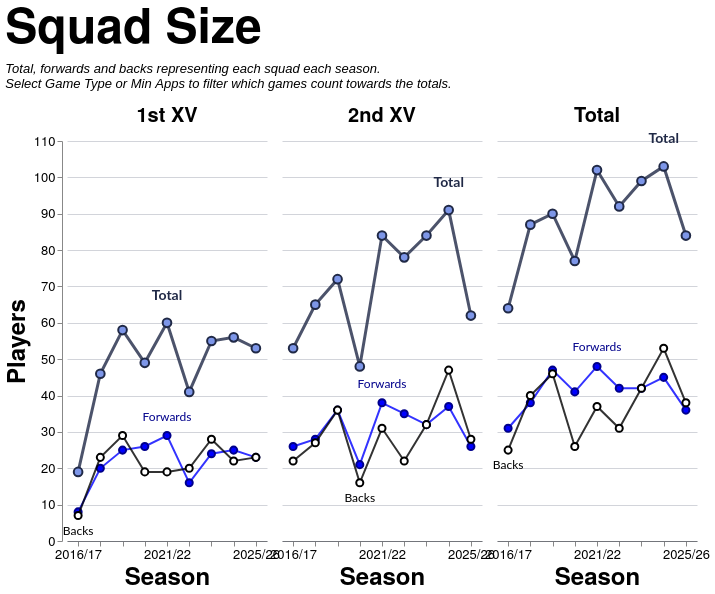

The Vega-Lite source for this figure:
### Vega-Lite specification from a JSON file in a GitHub repository (floating-point values rounded to 4 significant figures)
{"config": {"axis": {"labelFont": "PT Sans Narrow, Helvetica Neue, Helvetica, Arial, sans-serif", "titleFont": "PT Sans Narrow, Helvetica Neue, Helvetica, Arial, sans-serif", "labelFontSize": 13, "titleFontSize": 24, "gridColor": "#202947", "gridOpacity": 0.2, "zindex": 1}, "text": {"font": "Lato, sans-serif"}, "bar": {"cornerRadiusEnd": 5}, "header": {"labelFont": "PT Sans Narrow, Helvetica Neue, Helvetica, Arial, sans-serif", "titleFont": "PT Sans Narrow, Helvetica Neue, Helvetica, Arial, sans-serif", "labelFontSize": 24, "titleFontSize": 28, "labelFontWeight": "bold", "orient": "left"}, "legend": {"labelFont": "PT Sans Narrow, Helvetica Neue, Helvetica, Arial, sans-serif", "titleFont": "PT Sans Narrow, Helvetica Neue, Helvetica, Arial, sans-serif", "labelFontSize": 14, "titleFontSize": 16, "titlePadding": 5, "fillColor": "white", "strokeColor": "black", "padding": 10, "titleFontWeight": "lighter", "titleFontStyle": "italic", "titleColor": "gray", "offset": 10}, "title": {"font": "PT Sans Narrow, Helvetica Neue, Helvetica, Arial, sans-serif", "fontSize": 48, "fontWeight": "bold", "anchor": "start", "align": "center", "titlePadding": 20, "subtitlePadding": 10, "subtitleFontSize": 13, "subtitleColor": "", "subtitleFontStyle": "italic", "offset": 15, "color": "black"}, "axisX": {"labelAngle": 0}, "facet": {"title": null, "header": null, "align": {"row": "each", "column": "each"}}, "resolve": {"scale": {"y": "independent", "facet": "independent"}}, "background": "transparent", "scale": {"offsetBandPaddingOuter": 0.2, "offsetBandPaddingInner": 0.1}, "view": {"stroke": null, "background": "transparent"}}, "data": {"name": "data-58630023fdda22d0fd845cdcc22e986f"}, "facet": {"column": {"field": "squad", "header": {"labelExpr": "datum.value == 'Total' ? 'Total' : datum.value + ' XV'", "labelFontSize": 20, "labelPadding": 6}, "sort": ["1st", "2nd", "Total"], "title": null, "type": "nominal"}}, "spec": {"layer": [{"mark": {"type": "line", "color": "#202946", "opacity": 0.8, "point": {"filled": true, "color": "#7d96e8", "stroke": "#202946", "size": 75, "strokeWidth": 2}, "strokeWidth": 3}, "encoding": {"detail": [{"field": "unit", "type": "nominal"}], "tooltip": [{"field": "season", "title": "Season", "type": "ordinal"}, {"field": "squad", "title": "Squad", "type": "nominal"}, {"field": "unit", "title": "Unit", "type": "nominal"}, {"field": "players", "title": "Players", "type": "quantitative"}], "x": {"axis": {"labelAngle": 0, "labelOverlap": "parity"}, "field": "season", "sort": "ascending", "title": "Season", "type": "ordinal"}, "y": {"axis": {"tickMinStep": 1}, "field": "players", "scale": {"zero": true}, "title": "Players", "type": "quantitative"}}, "transform": [{"filter": "(datum.unit === 'Total')"}]}, {"mark": {"type": "line", "color": "blue", "opacity": 0.8, "point": {"filled": true, "color": "blue", "stroke": "darkblue", "size": 50, "strokeWidth": 2}, "strokeWidth": 2}, "encoding": {"detail": [{"field": "unit", "type": "nominal"}], "tooltip": [{"field": "season", "title": "Season", "type": "ordinal"}, {"field": "squad", "title": "Squad", "type": "nominal"}, {"field": "unit", "title": "Unit", "type": "nominal"}, {"field": "players", "title": "Players", "type": "quantitative"}], "x": {"axis": {"labelAngle": 0, "labelOverlap": "parity"}, "field": "season", "sort": "ascending", "title": "Season", "type": "ordinal"}, "y": {"axis": {"tickMinStep": 1}, "field": "players", "scale": {"zero": true}, "title": "Players", "type": "quantitative"}}, "transform": [{"filter": "(datum.unit === 'Forwards')"}]}, {"mark": {"type": "line", "color": "black", "opacity": 0.8, "point": {"filled": true, "color": "white", "stroke": "black", "size": 50, "strokeWidth": 2}, "strokeWidth": 2}, "encoding": {"detail": [{"field": "unit", "type": "nominal"}], "tooltip": [{"field": "season", "title": "Season", "type": "ordinal"}, {"field": "squad", "title": "Squad", "type": "nominal"}, {"field": "unit", "title": "Unit", "type": "nominal"}, {"field": "players", "title": "Players", "type": "quantitative"}], "x": {"axis": {"labelAngle": 0, "labelOverlap": "parity"}, "field": "season", "sort": "ascending", "title": "Season", "type": "ordinal"}, "y": {"axis": {"tickMinStep": 1}, "field": "players", "scale": {"zero": true}, "title": "Players", "type": "quantitative"}}, "transform": [{"filter": "(datum.unit === 'Backs')"}]}, {"mark": {"type": "text", "align": "center", "baseline": "bottom", "color": "#202946", "dx": 0, "dy": -20, "fontSize": 14, "fontWeight": "bold"}, "encoding": {"detail": [{"field": "unit", "type": "nominal"}], "text": {"value": "Total"}, "tooltip": [{"field": "season", "title": "Season", "type": "ordinal"}, {"field": "squad", "title": "Squad", "type": "nominal"}, {"field": "unit", "title": "Unit", "type": "nominal"}, {"field": "players", "title": "Players", "type": "quantitative"}], "x": {"field": "season", "type": "ordinal"}, "y": {"field": "players", "type": "quantitative"}}, "transform": [{"filter": "(datum.unit === 'Total')"}, {"calculate": "toNumber(split(datum.season, '/')[0])", "as": "season_order"}, {"joinaggregate": [{"op": "max", "field": "players", "as": "max_value"}, {"op": "min", "field": "players", "as": "min_value"}], "groupby": ["squad"]}, {"filter": "datum.players > 0"}, {"filter": "datum.players == datum.max_value"}, {"window": [{"op": "row_number", "field": "", "as": "rank"}], "groupby": ["squad"], "sort": [{"field": "season_order", "order": "descending"}]}, {"filter": "datum.rank == 1"}]}, {"mark": {"type": "text", "align": "center", "baseline": "bottom", "color": "darkblue", "dx": 0, "dy": -12, "fontSize": 12, "fontWeight": "normal"}, "encoding": {"detail": [{"field": "unit", "type": "nominal"}], "text": {"value": "Forwards"}, "tooltip": [{"field": "season", "title": "Season", "type": "ordinal"}, {"field": "squad", "title": "Squad", "type": "nominal"}, {"field": "unit", "title": "Unit", "type": "nominal"}, {"field": "players", "title": "Players", "type": "quantitative"}], "x": {"field": "season", "type": "ordinal"}, "y": {"field": "players", "type": "quantitative"}}, "transform": [{"filter": "(datum.unit === 'Forwards')"}, {"calculate": "toNumber(split(datum.season, '/')[0])", "as": "season_order"}, {"joinaggregate": [{"op": "max", "field": "players", "as": "max_value"}, {"op": "min", "field": "players", "as": "min_value"}], "groupby": ["squad"]}, {"filter": "datum.players > 0"}, {"filter": "datum.players == datum.max_value"}, {"window": [{"op": "row_number", "field": "", "as": "rank"}], "groupby": ["squad"], "sort": [{"field": "season_order", "order": "descending"}]}, {"filter": "datum.rank == 1"}]}, {"mark": {"type": "text", "align": "center", "baseline": "top", "color": "black", "dx": 0, "dy": 10, "fontSize": 12, "fontWeight": "normal"}, "encoding": {"detail": [{"field": "unit", "type": "nominal"}], "text": {"value": "Backs"}, "tooltip": [{"field": "season", "title": "Season", "type": "ordinal"}, {"field": "squad", "title": "Squad", "type": "nominal"}, {"field": "unit", "title": "Unit", "type": "nominal"}, {"field": "players", "title": "Players", "type": "quantitative"}], "x": {"field": "season", "type": "ordinal"}, "y": {"field": "players", "type": "quantitative"}}, "transform": [{"filter": "(datum.unit === 'Backs')"}, {"calculate": "toNumber(split(datum.season, '/')[0])", "as": "season_order"}, {"joinaggregate": [{"op": "max", "field": "players", "as": "max_value"}, {"op": "min", "field": "players", "as": "min_value"}], "groupby": ["squad"]}, {"filter": "datum.players > 0"}, {"filter": "datum.players == datum.min_value"}, {"window": [{"op": "row_number", "field": "", "as": "rank"}], "groupby": ["squad"], "sort": [{"field": "season_order", "order": "descending"}]}, {"filter": "datum.rank == 1"}]}, {"mark": {"type": "point", "color": "#7d96e8", "filled": true, "size": 250, "stroke": "#202946", "strokeWidth": 3}, "encoding": {"detail": [{"field": "unit", "type": "nominal"}], "tooltip": [{"field": "season", "title": "Season", "type": "ordinal"}, {"field": "squad", "title": "Squad", "type": "nominal"}, {"field": "unit", "title": "Unit", "type": "nominal"}, {"field": "players", "title": "Players", "type": "quantitative"}], "x": {"axis": {"labelAngle": 0, "labelOverlap": "parity"}, "field": "season", "sort": "ascending", "title": "Season", "type": "ordinal"}, "y": {"axis": {"tickMinStep": 1}, "field": "players", "scale": {"zero": true}, "title": "Players", "type": "quantitative"}}, "transform": [{"filter": "datum.unit === 'Total' && datum.isSelected"}]}, {"mark": {"type": "point", "color": "blue", "filled": true, "size": 180, "stroke": "darkblue", "strokeWidth": 3}, "encoding": {"detail": [{"field": "unit", "type": "nominal"}], "tooltip": [{"field": "season", "title": "Season", "type": "ordinal"}, {"field": "squad", "title": "Squad", "type": "nominal"}, {"field": "unit", "title": "Unit", "type": "nominal"}, {"field": "players", "title": "Players", "type": "quantitative"}], "x": {"axis": {"labelAngle": 0, "labelOverlap": "parity"}, "field": "season", "sort": "ascending", "title": "Season", "type": "ordinal"}, "y": {"axis": {"tickMinStep": 1}, "field": "players", "scale": {"zero": true}, "title": "Players", "type": "quantitative"}}, "transform": [{"filter": "datum.unit === 'Forwards' && datum.isSelected"}]}, {"mark": {"type": "point", "color": "white", "filled": true, "size": 180, "stroke": "black", "strokeWidth": 3}, "encoding": {"detail": [{"field": "unit", "type": "nominal"}], "tooltip": [{"field": "season", "title": "Season", "type": "ordinal"}, {"field": "squad", "title": "Squad", "type": "nominal"}, {"field": "unit", "title": "Unit", "type": "nominal"}, {"field": "players", "title": "Players", "type": "quantitative"}], "x": {"axis": {"labelAngle": 0, "labelOverlap": "parity"}, "field": "season", "sort": "ascending", "title": "Season", "type": "ordinal"}, "y": {"axis": {"tickMinStep": 1}, "field": "players", "scale": {"zero": true}, "title": "Players", "type": "quantitative"}}, "transform": [{"filter": "datum.unit === 'Backs' && datum.isSelected"}]}], "height": 400, "width": 200}, "spacing": 10, "title": {"text": "Squad Size", "subtitle": ["Total, forwards and backs representing each squad each season.", "Select Game Type or Min Apps to filter which games count towards the totals."]}, "$schema": "https://vega.github.io/schema/vega-lite/v5.20.1.json", "datasets": {"data-58630023fdda22d0fd845cdcc22e986f": [{"season": "2016/17", "squad": "1st", "unit": "Backs", "players": 7}, {"season": "2016/17", "squad": "1st", "unit": "Forwards", "players": 8}, {"season": "2016/17", "squad": "1st", "unit": "Total", "players": 19}, {"season": "2016/17", "squad": "2nd", "unit": "Backs", "players": 22}, {"season": "2016/17", "squad": "2nd", "unit": "Forwards", "players": 26}, {"season": "2016/17", "squad": "2nd", "unit": "Total", "players": 53}, {"season": "2016/17", "squad": "Total", "unit": "Backs", "players": 25}, {"season": "2016/17", "squad": "Total", "unit": "Forwards", "players": 31}, {"season": "2016/17", "squad": "Total", "unit": "Total", "players": 64}, {"season": "2017/18", "squad": "1st", "unit": "Backs", "players": 23}, {"season": "2017/18", "squad": "1st", "unit": "Forwards", "players": 20}, {"season": "2017/18", "squad": "1st", "unit": "Total", "players": 46}, {"season": "2017/18", "squad": "2nd", "unit": "Backs", "players": 27}, {"season": "2017/18", "squad": "2nd", "unit": "Forwards", "players": 28}, {"season": "2017/18", "squad": "2nd", "unit": "Total", "players": 65}, {"season": "2017/18", "squad": "Total", "unit": "Backs", "players": 40}, {"season": "2017/18", "squad": "Total", "unit": "Forwards", "players": 38}, {"season": "2017/18", "squad": "Total", "unit": "Total", "players": 87}, {"season": "2018/19", "squad": "1st", "unit": "Backs", "players": 29}, {"season": "2018/19", "squad": "1st", "unit": "Forwards", "players": 25}, {"season": "2018/19", "squad": "1st", "unit": "Total", "players": 58}, {"season": "2018/19", "squad": "2nd", "unit": "Backs", "players": 36}, {"season": "2018/19", "squad": "2nd", "unit": "Forwards", "players": 36}, {"season": "2018/19", "squad": "2nd", "unit": "Total", "players": 72}, {"season": "2018/19", "squad": "Total", "unit": "Backs", "players": 46}, {"season": "2018/19", "squad": "Total", "unit": "Forwards", "players": 47}, {"season": "2018/19", "squad": "Total", "unit": "Total", "players": 90}, {"season": "2019/20", "squad": "1st", "unit": "Backs", "players": 19}, {"season": "2019/20", "squad": "1st", "unit": "Forwards", "players": 26}, {"season": "2019/20", "squad": "1st", "unit": "Total", "players": 49}, {"season": "2019/20", "squad": "2nd", "unit": "Backs", "players": 16}, {"season": "2019/20", "squad": "2nd", "unit": "Forwards", "players": 21}, {"season": "2019/20", "squad": "2nd", "unit": "Total", "players": 48}, {"season": "2019/20", "squad": "Total", "unit": "Backs", "players": 26}, {"season": "2019/20", "squad": "Total", "unit": "Forwards", "players": 41}, {"season": "2019/20", "squad": "Total", "unit": "Total", "players": 77}, {"season": "2021/22", "squad": "1st", "unit": "Backs", "players": 19}, {"season": "2021/22", "squad": "1st", "unit": "Forwards", "players": 29}, {"season": "2021/22", "squad": "1st", "unit": "Total", "players": 60}, {"season": "2021/22", "squad": "2nd", "unit": "Backs", "players": 31}, {"season": "2021/22", "squad": "2nd", "unit": "Forwards", "players": 38}, {"season": "2021/22", "squad": "2nd", "unit": "Total", "players": 84}, {"season": "2021/22", "squad": "Total", "unit": "Backs", "players": 37}, {"season": "2021/22", "squad": "Total", "unit": "Forwards", "players": 48}, {"season": "2021/22", "squad": "Total", "unit": "Total", "players": 102}, {"season": "2022/23", "squad": "1st", "unit": "Backs", "players": 20}, {"season": "2022/23", "squad": "1st", "unit": "Forwards", "players": 16}, {"season": "2022/23", "squad": "1st", "unit": "Total", "players": 41}, {"season": "2022/23", "squad": "2nd", "unit": "Backs", "players": 22}, {"season": "2022/23", "squad": "2nd", "unit": "Forwards", "players": 35}, {"season": "2022/23", "squad": "2nd", "unit": "Total", "players": 78}, {"season": "2022/23", "squad": "Total", "unit": "Backs", "players": 31}, {"season": "2022/23", "squad": "Total", "unit": "Forwards", "players": 42}, {"season": "2022/23", "squad": "Total", "unit": "Total", "players": 92}, {"season": "2023/24", "squad": "1st", "unit": "Backs", "players": 28}, {"season": "2023/24", "squad": "1st", "unit": "Forwards", "players": 24}, {"season": "2023/24", "squad": "1st", "unit": "Total", "players": 55}, {"season": "2023/24", "squad": "2nd", "unit": "Backs", "players": 32}, {"season": "2023/24", "squad": "2nd", "unit": "Forwards", "players": 32}, {"season": "2023/24", "squad": "2nd", "unit": "Total", "players": 84}, {"season": "2023/24", "squad": "Total", "unit": "Backs", "players": 42}, {"season": "2023/24", "squad": "Total", "unit": "Forwards", "players": 42}, {"season": "2023/24", "squad": "Total", "unit": "Total", "players": 99}, {"season": "2024/25", "squad": "1st", "unit": "Backs", "players": 22}, {"season": "2024/25", "squad": "1st", "unit": "Forwards", "players": 25}, {"season": "2024/25", "squad": "1st", "unit": "Total", "players": 56}, {"season": "2024/25", "squad": "2nd", "unit": "Backs", "players": 47}, {"season": "2024/25", "squad": "2nd", "unit": "Forwards", "players": 37}, {"season": "2024/25", "squad": "2nd", "unit": "Total", "players": 91}, {"season": "2024/25", "squad": "Total", "unit": "Backs", "players": 53}, {"season": "2024/25", "squad": "Total", "unit": "Forwards", "players": 45}, {"season": "2024/25", "squad": "Total", "unit": "Total", "players": 103}, {"season": "2025/26", "squad": "1st", "unit": "Backs", "players": 23}, {"season": "2025/26", "squad": "1st", "unit": "Forwards", "players": 23}, {"season": "2025/26", "squad": "1st", "unit": "Total", "players": 53}, {"season": "2025/26", "squad": "2nd", "unit": "Backs", "players": 28}, {"season": "2025/26", "squad": "2nd", "unit": "Forwards", "players": 26}, {"season": "2025/26", "squad": "2nd", "unit": "Total", "players": 62}, {"season": "2025/26", "squad": "Total", "unit": "Backs", "players": 38}, {"season": "2025/26", "squad": "Total", "unit": "Forwards", "players": 36}, {"season": "2025/26", "squad": "Total", "unit": "Total", "players": 84}]}}
